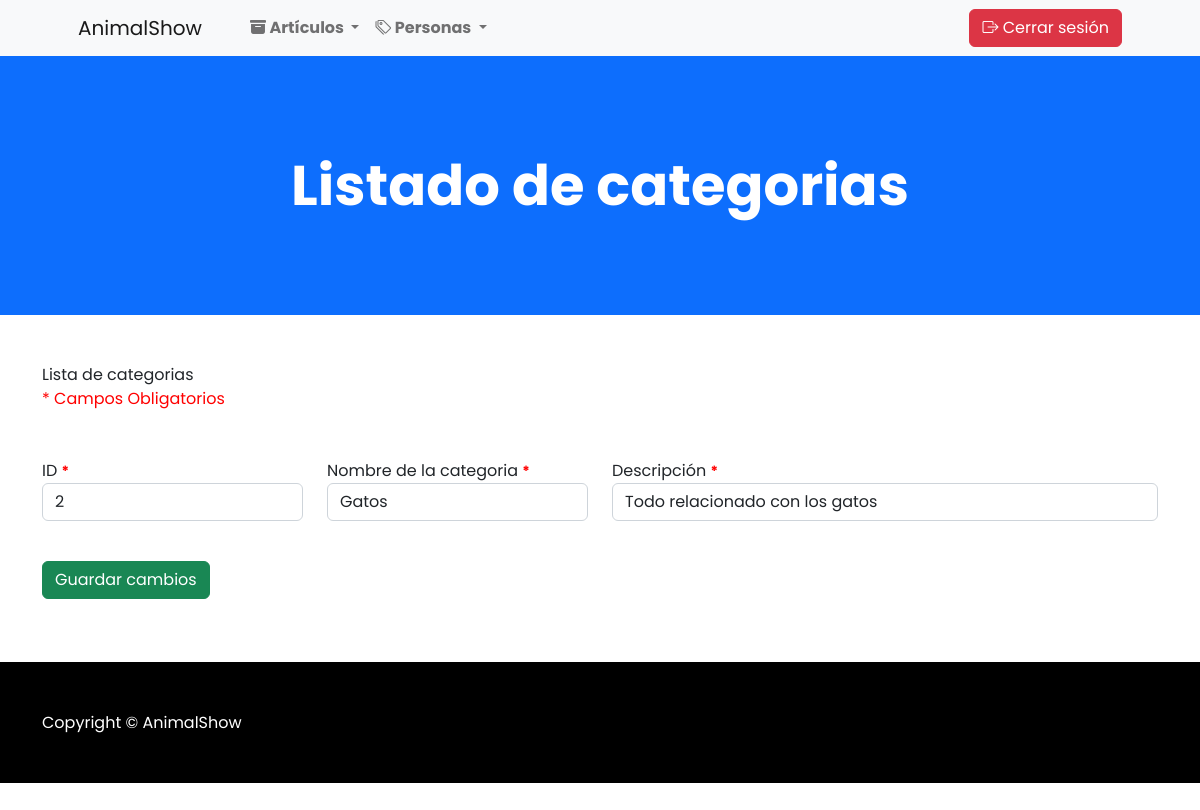
The app's page /editarCategoria/2 with its own data.
### apps/Shopanimal/models.py (models this page shows, shortened)
class Categoria(models.Model):
    id_categoria = models.IntegerField(primary_key=True)
    nombre_categoria = models.CharField(max_length=100)
    descripcion = models.CharField(max_length=100)

### apps/Shopanimal/views.py (the view)
# urls.py: path('editarCategoria/<id_categoria>', views.cargarEditarCategoria),
def cargarEditarCategoria(request, id_categoria):
    tipoUsuario = request.session.get('tipoUsuario', None)
    categorias = Categoria.objects.get(id_categoria=id_categoria)
    return render(request, "editarCat.html", {"cate": categorias, "tipoUsuario":tipoUsuario})

### apps/Shopanimal/templates/editarCat.html (shortened to what this page needs)
{% extends './baseAdmin.html' %} {% load static %} {% block head %}
<link rel="stylesheet" href="{% static 'css/style.css' %}" />
{% endblock %} {% block body %}
<header class="bg-primary py-5">
  <div class="container px-4 px-lg-5 my-5">
    <div class="text-center text-white">
      <h1 class="display-4 fw-bolder">Listado de categorias</h1>
    </div>
  </div>
</header>
<div class="container mt-5">
  <caption>
    Lista de categorias
  </caption>
  <br />
  <span class="rd-point">* Campos Obligatorios</span>
</div>
<form action="/editarCategoriaForm" method="POST" enctype="multipart/form-data">
  <div class="container mt-5 mb-5">
    <div class="row">
      <div class="col-md-3">
        <div class="form-group mb-3">
          <label for="txtID">ID <small>*</small></label>
          <input readonly value="{{cate.id_categoria}}" name="txtID" id="txtID" type="number" class="form-control" placeholder="ID de la categoria"/>
        </div>
      </div>
      <div class="col-md-3">
        <div class="form-group mb-3">
          <label for="txtCategoria">Nombre de la categoria <small>*</small></label>
          <input value="{{cate.nombre_categoria}}" name="txtCategoria" id="txtCategoria" type="text" class="form-control"
            placeholder="Nombre categoria" />
        </div>
      </div>
      <div class="col-md-6">
        <div class="form-group mb-3">
          <label for="txtDescripcion">Descripción <small>*</small></label>
          <input value="{{cate.descripcion}}" name="txtDescripcion" id="txtDescripcion" type="text" class="form-control"
            placeholder="Descripcion categoria" />
        </div>
      </div>
      <div class="col-md-3">
        <div class="form-group mt-4">
          <div class="form-group mt-2">
            <button type="submit" class="btn btn-success">Guardar cambios</button>
          </div>
        </div>
      </div>
    </div>
  </div>
</form>
{% endblock %}

### records on screen
Categoria: txtID "2", txtCategoria "Gatos", txtDescripcion "Todo relacionado con los gatos"
